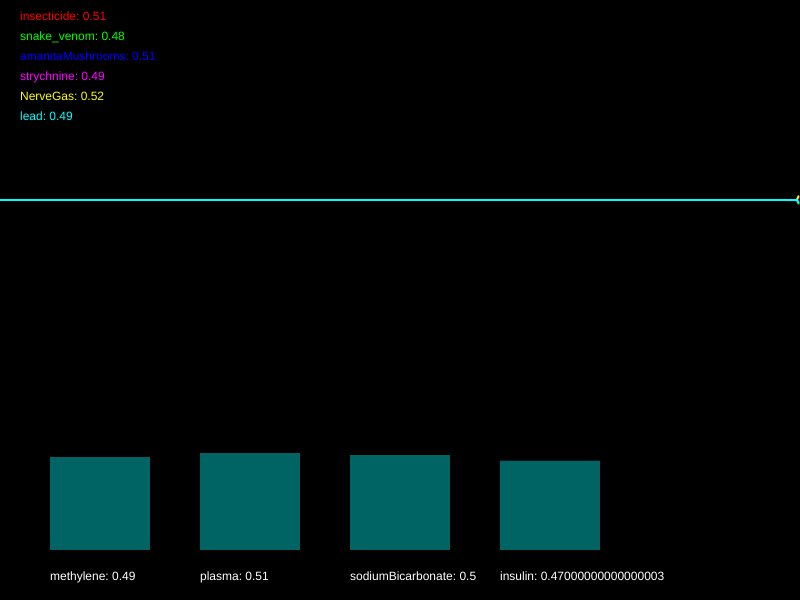
Frame 1 (no input)
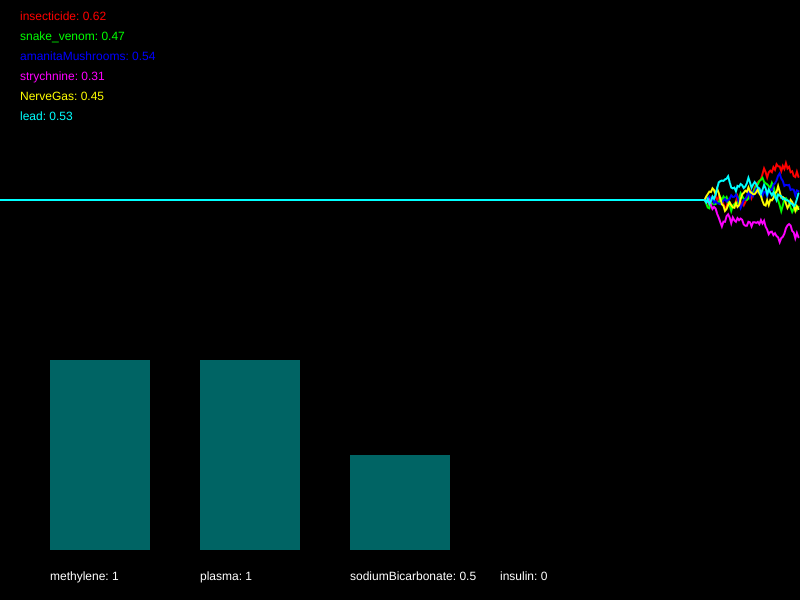
Frame 60 (no input)
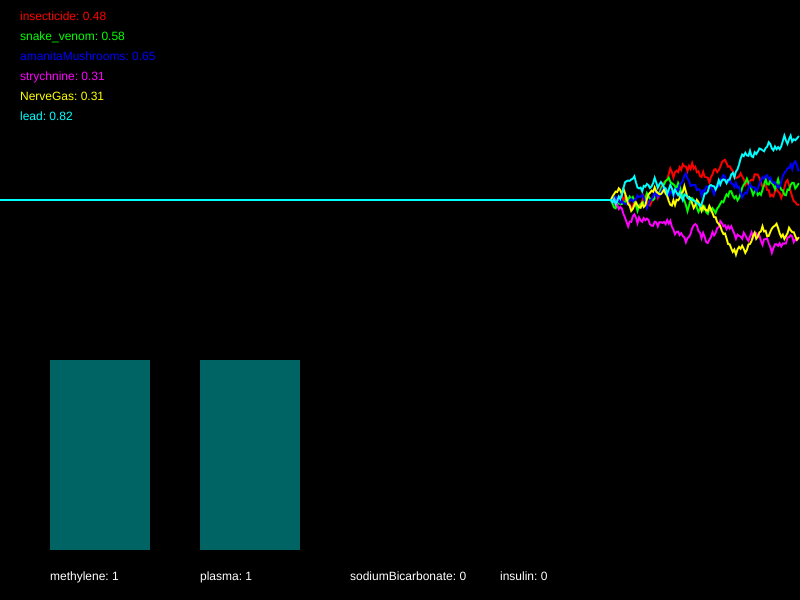
Frame 120 (the mouse pressed at the canvas centre since frame 60)

The p5.js sketch that drew these frames (run headless with seeded random() and noise() and a simulated clock; from frame 60 on, the mouse is pressed at the canvas centre):

// p5.js sketch
// ── sketch.js
/*

Officer: 1382801
CaseNum: 401-2-72580200-1382801

Case 401 - The Case of Norbert's Weiner Stand
Stage 3 - Bilious bagel

As I suspected Norbert has struck again. Ever inventive he’s set up a bagel stand and
has laced the cream cheese with an ingenious but vicious toxin. This one is quite
deadly so get yourself down to the lab right away.

You must develop the antidote by using conditional statements in the draw loop to
do the following.

	- When NerveGas goes above 0.33, whilst at the same time, snake_venom goes above 0.7 or amanitaMushrooms dips below 0.52, decrease methylene by 0.05
	- If insecticide goes above 0.26 or strychnine goes above 0.25, try increasing methylene by 0.04
	- If strychnine goes above 0.28 or snake_venom goes above 0.49, reduce plasma by 0.04
	- If lead dips below 0.69 or amanitaMushrooms goes above 0.55, try increasing plasma by 0.05
	- When amanitaMushrooms dips below 0.35 or lead goes above 0.66, whilst at the same time, snake_venom goes above 0.33, decrease sodiumBicarbonate by 0.02
	- When strychnine goes above 0.41 and insecticide goes above 0.73, increment sodiumBicarbonate by 0.03
	- If NerveGas goes above 0.32, whilst at the same time, amanitaMushrooms goes above 0.6 or strychnine dips below 0.69, decrement insulin by 0.05
	- When lead goes above 0.56 or insecticide dips below 0.61, whilst at the same time, snake_venom goes above 0.47, raise insulin by 0.02


Your conditional statements should:

consider the following poisons:

	- insecticide
	- snake_venom
	- amanitaMushrooms
	- strychnine
	- NerveGas
	- lead


and modify the following antidotes:

	- methylene
	- plasma
	- sodiumBicarbonate
	- insulin


- There are many ways to complete this task but you should only use the
following commands:

	if(){}
	+=
	-=

*/

//Declare the poison variables
var insecticide;
var snake_venom;
var amanitaMushrooms;
var strychnine;
var NerveGas;
var lead;


//Declare the antidote variables
var methylene;
var plasma;
var sodiumBicarbonate;
var insulin;


//This variable is used for drawing the graph
var graphs;


function setup()
{

	createCanvas(800,600);
	strokeWeight(2);

	//initialise the poisons and antidotes
	insecticide = 0.5;
	snake_venom = 0.5;
	amanitaMushrooms = 0.5;
	strychnine = 0.5;
	NerveGas = 0.5;
	lead = 0.5;
	methylene = 0.5;
	plasma = 0.5;
	sodiumBicarbonate = 0.5;
	insulin = 0.5;


	//fills the graph with empty values
	graphs = [];

	for(var i = 0; i < 6; i++)
	{
		graphs.push([]);
		for(var j = 0; j < 512; j++)
		{
			graphs[i].push(0.5);
		}
	}

}

function draw()
{

	//Develop the antidote below
	//Write conditional statements to change the amount of each substance ...

	// - When NerveGas goes above 0.33, whilst at the same time, snake_venom goes above 0.7 or amanitaMushrooms dips below 0.52, decrease methylene by 0.05
	if(NerveGas > 0.33 && snake_venom > 0.7 || amanitaMushrooms < 0.52) {
		methylene -= 0.05;
	}
	
	// - If insecticide goes above 0.26 or strychnine goes above 0.25, try increasing methylene by 0.04

	if(insecticide > 0.26 || strychnine > 0.25) {
		methylene += 0.04;
	}

	// - If strychnine goes above 0.28 or snake_venom goes above 0.49, reduce plasma by 0.04

	if(strychnine > 0.28 || snake_venom > 0.49) {
		plasma -=0.04;
	}
	// - If lead dips below 0.69 or amanitaMushrooms goes above 0.55, try increasing plasma by 0.05

	if(lead < 0.69 || amanitaMushrooms > 0.55) {
		plasma += 0.05;
	}

	// - When amanitaMushrooms dips below 0.35 or lead goes above 0.66, whilst at the same time, snake_venom goes above 0.33, decrease sodiumBicarbonate by 0.02

	if(amanitaMushrooms < 0.35 || lead > 0.66 && snake_venom > 0.33) {
		sodiumBicarbonate -= 0.02;
	}

	// - When strychnine goes above 0.41 and insecticide goes above 0.73, increment sodiumBicarbonate by 0.03

	if(strychnine > 0.41 && insecticide > 0.73) {
		sodiumBicarbonate += 0.03;
	}

	// - If NerveGas goes above 0.32, whilst at the same time, amanitaMushrooms goes above 0.6 or strychnine dips below 0.69, decrement insulin by 0.05

	if(NerveGas > 0.32 && amanitaMushrooms > 0.6||strychnine < 0.69) {
		insulin -= 0.05;
	}

	// - When lead goes above 0.56 or insecticide dips below 0.61, whilst at the same time, snake_venom goes above 0.47, raise insulin by 0.02

	if(lead > 0.56 || insecticide < 0.61 && snake_venom > 0.47) {
		insulin += 0.02;
	}



	//////////////////////////////////////////////////////

	//the code below generates new values using random numbers

	/*
		For testing, you might want to temporarily comment out
		these lines and set the same variables to constant values
		instead.
	*/

	insecticide = nextValue(graphs[0],insecticide);
	snake_venom = nextValue(graphs[1],snake_venom);
	amanitaMushrooms = nextValue(graphs[2],amanitaMushrooms);
	strychnine = nextValue(graphs[3],strychnine);
	NerveGas = nextValue(graphs[4],NerveGas);
	lead = nextValue(graphs[5],lead);


	methylene = constrain(methylene, 0, 1);
	plasma = constrain(plasma, 0, 1);
	sodiumBicarbonate = constrain(sodiumBicarbonate, 0, 1);
	insulin = constrain(insulin, 0, 1);


	///////// DO NOT CHANGE THE CODE BELOW ///////////

	//drawing code

	// set background
	background(0);
	noFill();

	//draw the graphs for the vitals
	var colors = [
	color(255, 0, 0),
	color(0, 255, 0),
	color(0, 0, 255),
	color(255, 0, 255),
	color(255, 255, 0),
	color(0, 255, 255)
	];

	for(var i = 0; i < graphs.length; i++)
	{
		stroke(colors[i]);
		drawGraph(graphs[i]);
	}

	//draw the poisons as text
	noStroke();
	fill(colors[0]);
	text('insecticide: ' + nf(insecticide,1,2), 20,20);
	fill(colors[1]);
	text('snake_venom: ' + nf(snake_venom,1,2), 20,40);
	fill(colors[2]);
	text('amanitaMushrooms: ' + nf(amanitaMushrooms,1,2), 20,60);
	fill(colors[3]);
	text('strychnine: ' + nf(strychnine,1,2), 20,80);
	fill(colors[4]);
	text('NerveGas: ' + nf(NerveGas,1,2), 20,100);
	fill(colors[5]);
	text('lead: ' + nf(lead,1,2), 20,120);


	//draw the antidotes bar chart
	drawBar(methylene,50,'methylene');
	drawBar(plasma,200,'plasma');
	drawBar(sodiumBicarbonate,350,'sodiumBicarbonate');
	drawBar(insulin,500,'insulin');


}

function nextValue(graph, val)
{
	//gets the next value for a vital and puts it in an array for drawing
	var delta = random(-0.03,0.03);

	val += delta;
	if(val > 1 || val < 0)
	{
		delta *= -1;
		val += delta * 2;
	}

	graph.push(val)
	graph.shift();
	return val;
}

function drawGraph(graph)
{
	//draws an array as a graph
	beginShape();
	for(var i = 0; i < graph.length; i++)
	{
			vertex(width * i/512, height * 0.5 - graph[i]* height/3)
	}
	endShape();
}


function drawBar(val, x, name)
{
	//draws the bars for bar chart
    noStroke();
    fill(0,100,100);
	var mh = height * 0.4 - 50;
	rect(x,(height - 50) - val*mh, 100, val*mh);
    fill(255);
	text(name + ": " + val, x, height - 20);
}
